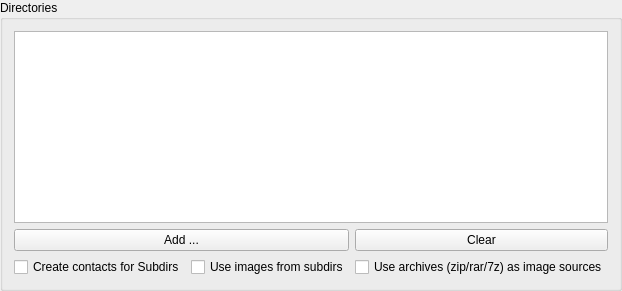
     <widget class="QGroupBox" name="dirsBox">
      <property name="sizePolicy">
       <sizepolicy hsizetype="Preferred" vsizetype="Preferred">
        <horstretch>0</horstretch>
        <verstretch>10</verstretch>
       </sizepolicy>
      </property>
      <property name="title">
       <string>Directories</string>
      </property>
      <layout class="QGridLayout" name="gridLayout_5">
       <item row="2" column="0">
        <widget class="QCheckBox" name="dirsSubdirContactsB">
         <property name="text">
          <string>Create contacts for Subdirs</string>
         </property>
        </widget>
       </item>
       <item row="2" column="1">
        <widget class="QCheckBox" name="dirsSubdirImagesB">
         <property name="text">
          <string>Use images from subdirs</string>
         </property>
        </widget>
       </item>
       <item row="2" column="2">
        <widget class="QCheckBox" name="dirsArchivesB">
         <property name="text">
          <string>Use archives (zip/rar/7z) as image sources</string>
         </property>
        </widget>
       </item>
       <item row="1" column="0" colspan="2">
        <widget class="QPushButton" name="dirsAddB">
         <property name="text">
          <string>Add ...</string>
         </property>
        </widget>
       </item>
       <item row="1" column="2">
        <widget class="QPushButton" name="dirsClearB">
         <property name="text">
          <string>Clear</string>
         </property>
        </widget>
       </item>
       <item row="0" column="0" colspan="3">
        <widget class="DirsList" name="dirsL">
         <property name="acceptDrops">
          <bool>true</bool>
         </property>
         <property name="editTriggers">
          <set>QAbstractItemView::AnyKeyPressed|QAbstractItemView::DoubleClicked|QAbstractItemView::EditKeyPressed</set>
         </property>
         <property name="dragEnabled">
          <bool>true</bool>
         </property>
        </widget>
       </item>
      </layout>
     </widget>
